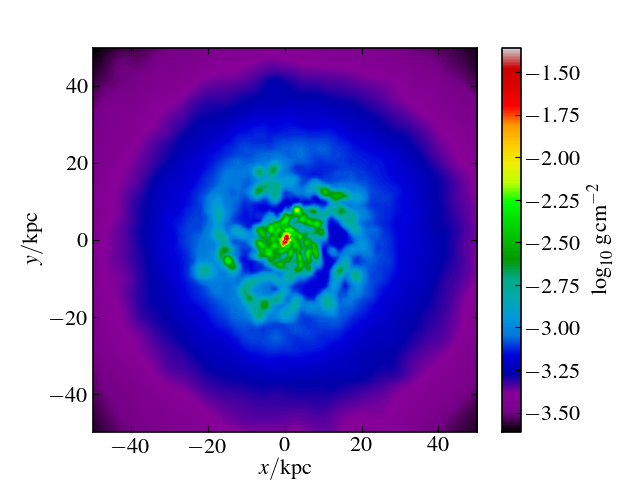

Reproduce this figure in Python.
import pynbody
import pynbody.plot.sph as sph
import matplotlib.pylab as plt

# load the snapshot and set to physical units
s = pynbody.load('testdata/g15784.lr.01024.gz')
s.physical_units()

# load the halos
h = s.halos()

# center on the largest halo and align the disk
pynbody.analysis.angmom.faceon(h[1])

#create an image of gas density integrated down the line of site (z axis)
sph.image(h[1].g,qty="rho",units="g cm^-2",width=100,cmap="spectral")
